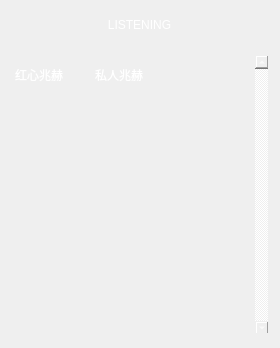
<?xml version="1.0" encoding="UTF-8"?>
<ui version="4.0">
 <class>channel</class>
 <widget class="QDialog" name="channel">
  <property name="geometry">
   <rect>
    <x>0</x>
    <y>0</y>
    <width>280</width>
    <height>348</height>
   </rect>
  </property>
  <property name="windowTitle">
   <string>Dialog</string>
  </property>
  <property name="styleSheet">
   <string notr="true">background-image: url(:/image/chbg3.jpg);</string>
  </property>
  <widget class="QLabel" name="bg">
   <property name="geometry">
    <rect>
     <x>0</x>
     <y>0</y>
     <width>280</width>
     <height>348</height>
    </rect>
   </property>
   <property name="styleSheet">
    <string notr="true">background-image: url(:/image/list.png);</string>
   </property>
   <property name="text">
    <string/>
   </property>
  </widget>
  <widget class="QPushButton" name="cancelButton">
   <property name="geometry">
    <rect>
     <x>104</x>
     <y>10</y>
     <width>71</width>
     <height>30</height>
    </rect>
   </property>
   <property name="styleSheet">
    <string notr="true">border-radius:5px;border-width:0px;
background-color: rgb(0,0,0,0);
color: rgb(255, 255, 255);
font: 75 11pt &quot;华文细黑&quot;;</string>
   </property>
   <property name="text">
    <string>LISTENING</string>
   </property>
  </widget>
  <widget class="QScrollArea" name="scrollArea">
   <property name="geometry">
    <rect>
     <x>10</x>
     <y>54</y>
     <width>259</width>
     <height>280</height>
    </rect>
   </property>
   <property name="cursor" stdset="0">
    <cursorShape>ClosedHandCursor</cursorShape>
   </property>
   <property name="focusPolicy">
    <enum>Qt::NoFocus</enum>
   </property>
   <property name="contextMenuPolicy">
    <enum>Qt::NoContextMenu</enum>
   </property>
   <property name="toolTip">
    <string notr="true"/>
   </property>
   <property name="toolTipDuration">
    <number>0</number>
   </property>
   <property name="statusTip">
    <string notr="true"/>
   </property>
   <property name="whatsThis">
    <string notr="true"/>
   </property>
   <property name="accessibleName">
    <string notr="true"/>
   </property>
   <property name="accessibleDescription">
    <string notr="true"/>
   </property>
   <property name="autoFillBackground">
    <bool>false</bool>
   </property>
   <property name="styleSheet">
    <string notr="true">background-color: rgb(0,0,0,0);
color: rgb(255, 255, 255,0);
text-align:center;
font: 75 11pt &quot;华文细黑&quot;;
</string>
   </property>
   <property name="lineWidth">
    <number>0</number>
   </property>
   <property name="verticalScrollBarPolicy">
    <enum>Qt::ScrollBarAlwaysOff</enum>
   </property>
   <property name="horizontalScrollBarPolicy">
    <enum>Qt::ScrollBarAlwaysOff</enum>
   </property>
   <property name="widgetResizable">
    <bool>true</bool>
   </property>
   <widget class="QWidget" name="scrollAreaWidgetContents">
    <property name="geometry">
     <rect>
      <x>0</x>
      <y>0</y>
      <width>257</width>
      <height>278</height>
     </rect>
    </property>
    <widget class="QTableWidget" name="channelWidget">
     <property name="geometry">
      <rect>
       <x>1</x>
       <y>0</y>
       <width>257</width>
       <height>280</height>
      </rect>
     </property>
     <property name="sizeIncrement">
      <size>
       <width>0</width>
       <height>40</height>
      </size>
     </property>
     <property name="baseSize">
      <size>
       <width>0</width>
       <height>40</height>
      </size>
     </property>
     <property name="focusPolicy">
      <enum>Qt::NoFocus</enum>
     </property>
     <property name="contextMenuPolicy">
      <enum>Qt::NoContextMenu</enum>
     </property>
     <property name="toolTip">
      <string notr="true"/>
     </property>
     <property name="statusTip">
      <string notr="true"/>
     </property>
     <property name="whatsThis">
      <string notr="true"/>
     </property>
     <property name="accessibleName">
      <string notr="true"/>
     </property>
     <property name="accessibleDescription">
      <string notr="true"/>
     </property>
     <property name="autoFillBackground">
      <bool>false</bool>
     </property>
     <property name="styleSheet">
      <string notr="true">background-color: rgb(0,0,0,0);
color: rgb(255, 255, 255);
text-align:center;
font: 75 11pt &quot;华文细黑&quot;;</string>
     </property>
     <property name="inputMethodHints">
      <set>Qt::ImhNone</set>
     </property>
     <property name="frameShape">
      <enum>QFrame::NoFrame</enum>
     </property>
     <property name="frameShadow">
      <enum>QFrame::Sunken</enum>
     </property>
     <property name="lineWidth">
      <number>0</number>
     </property>
     <property name="midLineWidth">
      <number>0</number>
     </property>
     <property name="verticalScrollBarPolicy">
      <enum>Qt::ScrollBarAlwaysOn</enum>
     </property>
     <property name="horizontalScrollBarPolicy">
      <enum>Qt::ScrollBarAlwaysOff</enum>
     </property>
     <property name="sizeAdjustPolicy">
      <enum>QAbstractScrollArea::AdjustIgnored</enum>
     </property>
     <property name="iconSize">
      <size>
       <width>0</width>
       <height>40</height>
      </size>
     </property>
     <property name="showGrid">
      <bool>false</bool>
     </property>
     <property name="wordWrap">
      <bool>false</bool>
     </property>
     <property name="cornerButtonEnabled">
      <bool>false</bool>
     </property>
     <property name="rowCount">
      <number>1</number>
     </property>
     <property name="columnCount">
      <number>3</number>
     </property>
     <attribute name="horizontalHeaderVisible">
      <bool>false</bool>
     </attribute>
     <attribute name="horizontalHeaderDefaultSectionSize">
      <number>80</number>
     </attribute>
     <attribute name="horizontalHeaderHighlightSections">
      <bool>false</bool>
     </attribute>
     <attribute name="horizontalHeaderMinimumSectionSize">
      <number>40</number>
     </attribute>
     <attribute name="verticalHeaderVisible">
      <bool>false</bool>
     </attribute>
     <attribute name="verticalHeaderDefaultSectionSize">
      <number>40</number>
     </attribute>
     <attribute name="verticalHeaderHighlightSections">
      <bool>false</bool>
     </attribute>
     <attribute name="verticalHeaderMinimumSectionSize">
      <number>40</number>
     </attribute>
     <row>
      <property name="text">
       <string>row1</string>
      </property>
     </row>
     <column>
      <property name="text">
       <string>col1</string>
      </property>
     </column>
     <column>
      <property name="text">
       <string>col2</string>
      </property>
     </column>
     <column/>
     <item row="0" column="0">
      <property name="text">
       <string>红心兆赫</string>
      </property>
     </item>
     <item row="0" column="1">
      <property name="text">
       <string>私人兆赫</string>
      </property>
     </item>
     <item row="0" column="2">
      <property name="text">
       <string/>
      </property>
     </item>
    </widget>
   </widget>
  </widget>
 </widget>
 <resources/>
 <connections/>
</ui>
